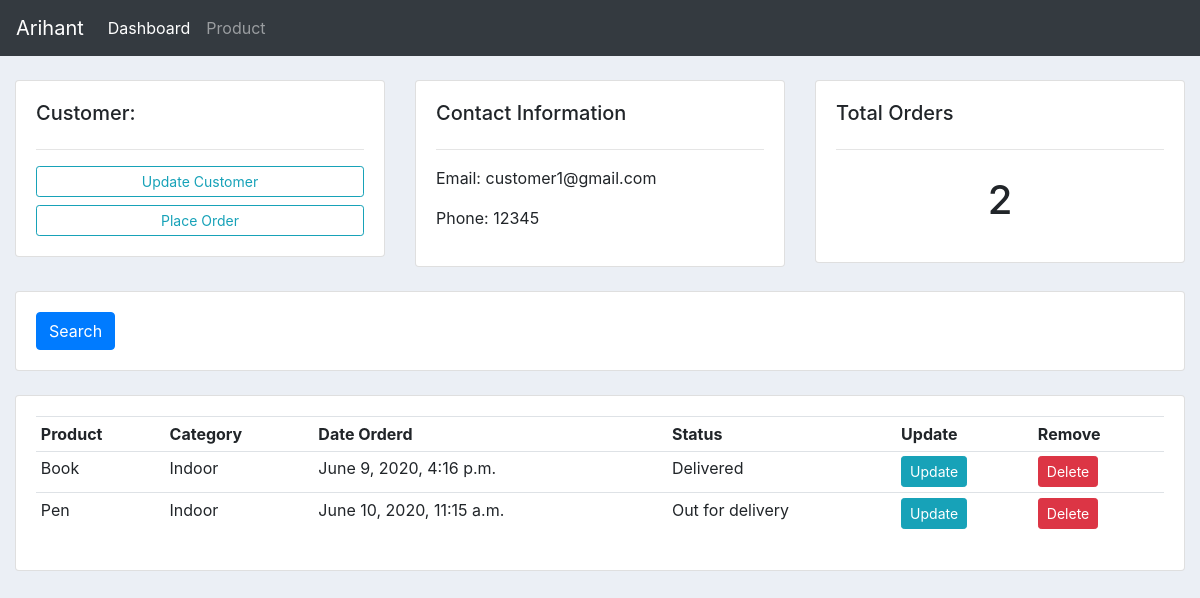
The app's page /customer/1/ with its own data.
### account/models.py (models this page shows, shortened)
class Customer(models.Model):
    name = models.CharField(max_length=200,null=True)
    phone = models.CharField(max_length=200,null=True)
    email = models.CharField(max_length=200,null=True)
    date_created = models.DateTimeField(auto_now_add=True,null=True)

class Order(models.Model):
    STATUS=(
        ('Pending','Pending'),
        ('Out for delivery','Out for delivery'),
        ('Delivered','Delivered'),
    )
    customer = models.ForeignKey(Customer,null=True,on_delete=models.SET_NULL)
    product = models.ForeignKey(Product,null=True,on_delete=models.SET_NULL)
    date_created = models.DateTimeField(auto_now_add=True,null=True)
    status = models.CharField(max_length=200,null=True,choices=STATUS)

class Product(models.Model):
    CATEGORY=(
        ('Indoor','Indoor'),
        ('Outdoor','Outdoor'),
    )
    name = models.CharField(max_length=200,null=True)
    price = models.FloatField(null=True)
    category = models.CharField(max_length=200,null=True,choices = CATEGORY)
    desciption = models.CharField(max_length=200,null=True)
    date_created = models.DateTimeField(auto_now_add=True,null=True)
    tags = models.ManyToManyField(Tag)
    def __str__(self):
        return self.name

### account/views.py (the view)
# urls.py: path('customer/<str:pk>/',views.customer,name='customer'),
def customer(request,pk):
    customer = Customer.objects.get(id=pk)
    order = customer.order_set.all()
    total_order =  order.count()
    context={'order':order,
    'customer':customer,
    'product':product,
    'total_order':total_order}
    return render(request,'account/customer.html',context)

### account/templates/account/customer.html
{% extends 'account/main.html' %}
{% block content %}
<br>
<div class="row">
	<div class="col-md">
		<div class="card card-body">
			<h5>Customer:</h5>
			<hr>
			<a class="btn btn-outline-info  btn-sm btn-block" href="">Update Customer</a>
			<a class="btn btn-outline-info  btn-sm btn-block" href="{% url 'create_order' customer.id %}">Place Order</a>
		</div>
	</div>
	<div class="col-md">
		<div class="card card-body">
			<h5>Contact Information</h5>
			<hr>
			<p>Email: {{customer.email}}</p>
			<p>Phone: {{customer.phone}}</p>
		</div>
	</div>
	<div class="col-md">
		<div class="card card-body">
			<h5>Total Orders</h5>
			<hr>
			<h1 style="text-align: center;padding: 10px">{{ total_order }}</h1>
		</div>
	</div>
</div>
<br>
<div class="row">
	<div class="col">
		<div class="card card-body">
			<form method="get">
		    <button class="btn btn-primary" type="submit">Search</button>
		  </form>
		</div>
	</div>
</div>
<br>
<div class="row">
	<div class="col-md">
		<div class="card card-body">
			<table class="table table-sm">
				<tr>
					<th>Product</th>
					<th>Category</th>
					<th>Date Orderd</th>
					<th>Status</th>
					<th>Update</th>
					<th>Remove</th>
				</tr>
				{% for i in order%}
					<tr>
						<td>{{i.product}}</td>
						<td>{{i.product.category}}</td>
						<td>{{i.date_created}}</td>
						<td>{{i.status}}</td>
						<td><a class="btn btn-sm btn-info" href="{% url 'update_order' i.id %}">Update</a></td>
						<td><a class="btn btn-sm btn-danger" href="{% url 'delete_order' i.id %}">Delete</a></td>
					</tr>
				{% endfor %}
			</table>
		</div>
	</div>
</div>
{% endblock content%}

### static/css/style.css (style rules this page uses)
body { background-color: #ebeff5; }

### records on screen
Customer: email "customer1@gmail.com", phone "12345"
Order: product "Book", product.category "Indoor", date_created "June 9, 2020, 4:16 p.m.", status "Delivered"
Order: product "Pen", product.category "Indoor", date_created "June 10, 2020, 11:15 a.m.", status "Out for delivery"

### other values on screen
{{ total_order }} "2"
